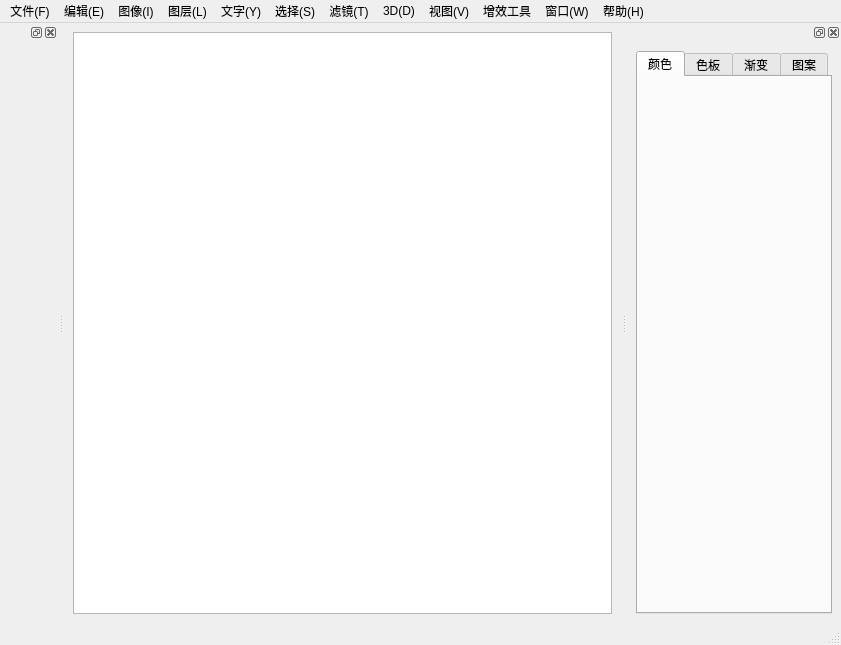
<?xml version="1.0" encoding="UTF-8"?>
<ui version="4.0">
    <class>PhotoShop</class>
    <widget class="QMainWindow" name="PhotoShop">
        <property name="geometry">
            <rect>
                <x>0</x>
                <y>0</y>
                <width>841</width>
                <height>645</height>
            </rect>
        </property>
        <property name="mouseTracking">
            <bool>false</bool>
        </property>
        <property name="windowTitle">
            <string>Photoshop</string>
        </property>
        <property name="toolTip">
            <string>Photoshop</string>
        </property>
        <widget class="QWidget" name="centralwidget">
            <property name="mouseTracking">
                <bool>false</bool>
            </property>
            <layout class="QVBoxLayout" name="verticalLayout">
                <item>
                    <widget class="GraphicView" name="graphicsView">
                        <property name="mouseTracking">
                            <bool>false</bool>
                        </property>
                    </widget>
                </item>
            </layout>
        </widget>
        <widget class="QMenuBar" name="menubar">
            <property name="geometry">
                <rect>
                    <x>0</x>
                    <y>0</y>
                    <width>841</width>
                    <height>33</height>
                </rect>
            </property>
            <widget class="QMenu" name="menuFile">
                <property name="title">
                    <string>文件(F)</string>
                </property>
                <addaction name="actionCreate"/>
                <addaction name="actionOpen"/>
                <addaction name="separator"/>
                <addaction name="actionSave"/>
                <addaction name="actionSaveAs"/>
                <addaction name="separator"/>
                <addaction name="actionQuit"/>
            </widget>
            <widget class="QMenu" name="menuEdit">
                <property name="title">
                    <string>编辑(E)</string>
                </property>
            </widget>
            <widget class="QMenu" name="menuImage">
                <property name="title">
                    <string>图像(I)</string>
                </property>
                <widget class="QMenu" name="menuMode">
                    <property name="title">
                        <string>模式(M)</string>
                    </property>
                    <addaction name="actionBitmap"/>
                    <addaction name="actionGray"/>
                    <addaction name="actionTwoTone"/>
                    <addaction name="actionIndexColor"/>
                    <addaction name="actionRGBColor"/>
                    <addaction name="actionCMYKColor"/>
                    <addaction name="actionLabColor"/>
                    <addaction name="actionMultiChannel"/>
                    <addaction name="separator"/>
                    <addaction name="action8Bit"/>
                    <addaction name="action16Bit"/>
                    <addaction name="action32Bit"/>
                    <addaction name="separator"/>
                    <addaction name="actionColorTable"/>
                </widget>
                <widget class="QMenu" name="menu_Adjust">
                    <property name="title">
                        <string>调整(J)</string>
                    </property>
                    <addaction name="actionBrightnessContrast"/>
                    <addaction name="actionColorScale"/>
                    <addaction name="actionCurve"/>
                    <addaction name="actionExposure"/>
                    <addaction name="separator"/>
                    <addaction name="actionNaturalSaturation"/>
                    <addaction name="actionColorSaturation"/>
                    <addaction name="actionColorBalance"/>
                    <addaction name="actionMonochrome"/>
                    <addaction name="actionPhotoFilters"/>
                    <addaction name="actionChannelMixer"/>
                    <addaction name="actionColorSearch"/>
                    <addaction name="separator"/>
                    <addaction name="actionInversion"/>
                    <addaction name="actionColorSeparation"/>
                    <addaction name="actionThresholds"/>
                    <addaction name="actionGradientMapping"/>
                    <addaction name="actionAvailableColors"/>
                    <addaction name="separator"/>
                    <addaction name="actionShadowHighlight"/>
                    <addaction name="actionHDRTone"/>
                    <addaction name="separator"/>
                    <addaction name="actionDecolorization"/>
                    <addaction name="actionColorMatching"/>
                    <addaction name="actionReplacementColor"/>
                    <addaction name="actionToneHomogenization"/>
                </widget>
                <addaction name="menuMode"/>
                <addaction name="separator"/>
                <addaction name="menu_Adjust"/>
            </widget>
            <widget class="QMenu" name="menuLayer">
                <property name="title">
                    <string>图层(L)</string>
                </property>
            </widget>
            <widget class="QMenu" name="menuWord">
                <property name="title">
                    <string>文字(Y)</string>
                </property>
            </widget>
            <widget class="QMenu" name="menuSelect">
                <property name="title">
                    <string>选择(S)</string>
                </property>
            </widget>
            <widget class="QMenu" name="menuFilter">
                <property name="title">
                    <string>滤镜(T)</string>
                </property>
            </widget>
            <widget class="QMenu" name="menu3D">
                <property name="title">
                    <string>3D(D)</string>
                </property>
            </widget>
            <widget class="QMenu" name="menuView">
                <property name="title">
                    <string>视图(V)</string>
                </property>
            </widget>
            <widget class="QMenu" name="menuPlugIns">
                <property name="title">
                    <string>增效工具</string>
                </property>
            </widget>
            <widget class="QMenu" name="menuWindow">
                <property name="title">
                    <string>窗口(W)</string>
                </property>
            </widget>
            <widget class="QMenu" name="menuHelp">
                <property name="title">
                    <string>帮助(H)</string>
                </property>
            </widget>
            <addaction name="menuFile"/>
            <addaction name="menuEdit"/>
            <addaction name="menuImage"/>
            <addaction name="menuLayer"/>
            <addaction name="menuWord"/>
            <addaction name="menuSelect"/>
            <addaction name="menuFilter"/>
            <addaction name="menu3D"/>
            <addaction name="menuView"/>
            <addaction name="menuPlugIns"/>
            <addaction name="menuWindow"/>
            <addaction name="menuHelp"/>
        </widget>
        <widget class="QStatusBar" name="statusbar"/>
        <widget class="QDockWidget" name="dockWidget">
            <attribute name="dockWidgetArea">
                <number>2</number>
            </attribute>
            <widget class="QWidget" name="dockWidgetContents">
                <layout class="QVBoxLayout" name="verticalLayout_2">
                    <item>
                        <widget class="QTabWidget" name="tabWidget">
                            <property name="currentIndex">
                                <number>0</number>
                            </property>
                            <widget class="QWidget" name="tabColor">
                                <property name="accessibleName">
                                    <string/>
                                </property>
                                <attribute name="title">
                                    <string>颜色</string>
                                </attribute>
                            </widget>
                            <widget class="QWidget" name="tabSwatches">
                                <attribute name="title">
                                    <string>色板</string>
                                </attribute>
                            </widget>
                            <widget class="QWidget" name="tabGradient">
                                <attribute name="title">
                                    <string>渐变</string>
                                </attribute>
                            </widget>
                            <widget class="QWidget" name="tabPattern">
                                <attribute name="title">
                                    <string>图案</string>
                                </attribute>
                            </widget>
                        </widget>
                    </item>
                </layout>
            </widget>
        </widget>
        <widget class="QDockWidget" name="dockWidget_2">
            <attribute name="dockWidgetArea">
                <number>1</number>
            </attribute>
            <widget class="QWidget" name="dockWidgetContents_2"/>
        </widget>
        <action name="actionOpen">
            <property name="text">
                <string>打开(O)</string>
            </property>
        </action>
        <action name="actionSave">
            <property name="text">
                <string>存储(S)</string>
            </property>
        </action>
        <action name="actionSaveAs">
            <property name="text">
                <string>存储为(A)</string>
            </property>
            <property name="toolTip">
                <string>存储为(A)</string>
            </property>
        </action>
        <action name="actionCreate">
            <property name="text">
                <string>新建(N)</string>
            </property>
        </action>
        <action name="actionBitmap">
            <property name="text">
                <string>位图(B)</string>
            </property>
        </action>
        <action name="actionGray">
            <property name="text">
                <string>灰度(G)</string>
            </property>
        </action>
        <action name="actionTwoTone">
            <property name="text">
                <string>双色调(D)</string>
            </property>
        </action>
        <action name="actionIndexColor">
            <property name="text">
                <string>索引颜色(I)</string>
            </property>
        </action>
        <action name="actionRGBColor">
            <property name="text">
                <string>RGB颜色(R)</string>
            </property>
        </action>
        <action name="actionCMYKColor">
            <property name="text">
                <string>CMYK颜色(C)</string>
            </property>
        </action>
        <action name="actionLabColor">
            <property name="text">
                <string>Lab颜色(L)</string>
            </property>
        </action>
        <action name="actionMultiChannel">
            <property name="text">
                <string>多通道(M)</string>
            </property>
        </action>
        <action name="action8Bit">
            <property name="text">
                <string>8位/通道(A)</string>
            </property>
        </action>
        <action name="action16Bit">
            <property name="text">
                <string>16位/通道(N)</string>
            </property>
        </action>
        <action name="action32Bit">
            <property name="text">
                <string>32位/通道(H)</string>
            </property>
        </action>
        <action name="actionQuit">
            <property name="text">
                <string>退出(Q)</string>
            </property>
        </action>
        <action name="actionColorTable">
            <property name="text">
                <string>颜色表(T)</string>
            </property>
        </action>
        <action name="actionBrightnessContrast">
            <property name="text">
                <string>亮度/对比度(C)</string>
            </property>
        </action>
        <action name="actionColorScale">
            <property name="text">
                <string>色阶(L)</string>
            </property>
        </action>
        <action name="actionCurve">
            <property name="text">
                <string>曲线(U)</string>
            </property>
        </action>
        <action name="actionExposure">
            <property name="text">
                <string>曝光度(E)</string>
            </property>
        </action>
        <action name="actionNaturalSaturation">
            <property name="text">
                <string>自然饱和度(V)</string>
            </property>
        </action>
        <action name="actionColorSaturation">
            <property name="text">
                <string>色相/饱和度(H)</string>
            </property>
        </action>
        <action name="actionColorBalance">
            <property name="text">
                <string>色彩平衡(B)</string>
            </property>
        </action>
        <action name="actionMonochrome">
            <property name="text">
                <string>黑白(B)</string>
            </property>
        </action>
        <action name="actionPhotoFilters">
            <property name="text">
                <string>照片滤镜(F)</string>
            </property>
        </action>
        <action name="actionChannelMixer">
            <property name="text">
                <string>通道混合器(X)</string>
            </property>
        </action>
        <action name="actionColorSearch">
            <property name="text">
                <string>颜色查找</string>
            </property>
        </action>
        <action name="actionInversion">
            <property name="text">
                <string>反相(I)</string>
            </property>
        </action>
        <action name="actionColorSeparation">
            <property name="text">
                <string>色调分离(P)</string>
            </property>
        </action>
        <action name="actionThresholds">
            <property name="text">
                <string>阈值(T)</string>
            </property>
        </action>
        <action name="actionGradientMapping">
            <property name="text">
                <string>渐变映射(G)</string>
            </property>
        </action>
        <action name="actionAvailableColors">
            <property name="text">
                <string>可选颜色(S)</string>
            </property>
        </action>
        <action name="actionShadowHighlight">
            <property name="text">
                <string>阴影/高光(W)</string>
            </property>
        </action>
        <action name="actionHDRTone">
            <property name="text">
                <string>HDR色调</string>
            </property>
        </action>
        <action name="actionDecolorization">
            <property name="text">
                <string>去色(D)</string>
            </property>
        </action>
        <action name="actionColorMatching">
            <property name="text">
                <string>匹配颜色(M)</string>
            </property>
        </action>
        <action name="actionReplacementColor">
            <property name="text">
                <string>替换颜色(R)</string>
            </property>
        </action>
        <action name="actionToneHomogenization">
            <property name="text">
                <string>色调均化(Q)</string>
            </property>
        </action>
    </widget>
    <customwidgets>
        <customwidget>
            <class>GraphicView</class>
            <extends>QGraphicsView</extends>
            <header location="global">graphicview.h</header>
        </customwidget>
    </customwidgets>
    <resources/>
    <connections/>
</ui>
